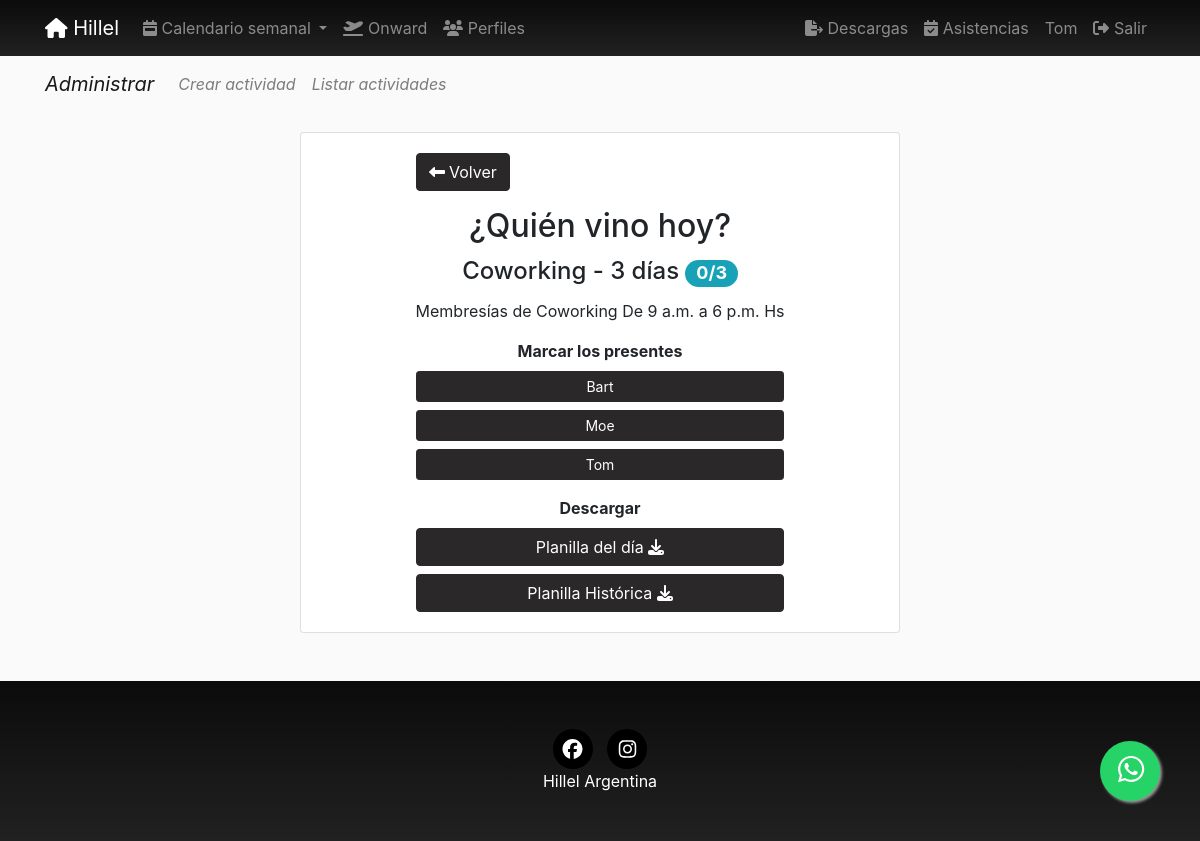
Page /pages/asistencia/14/coworking-3-dias/ (signed in) on the earlier database version.
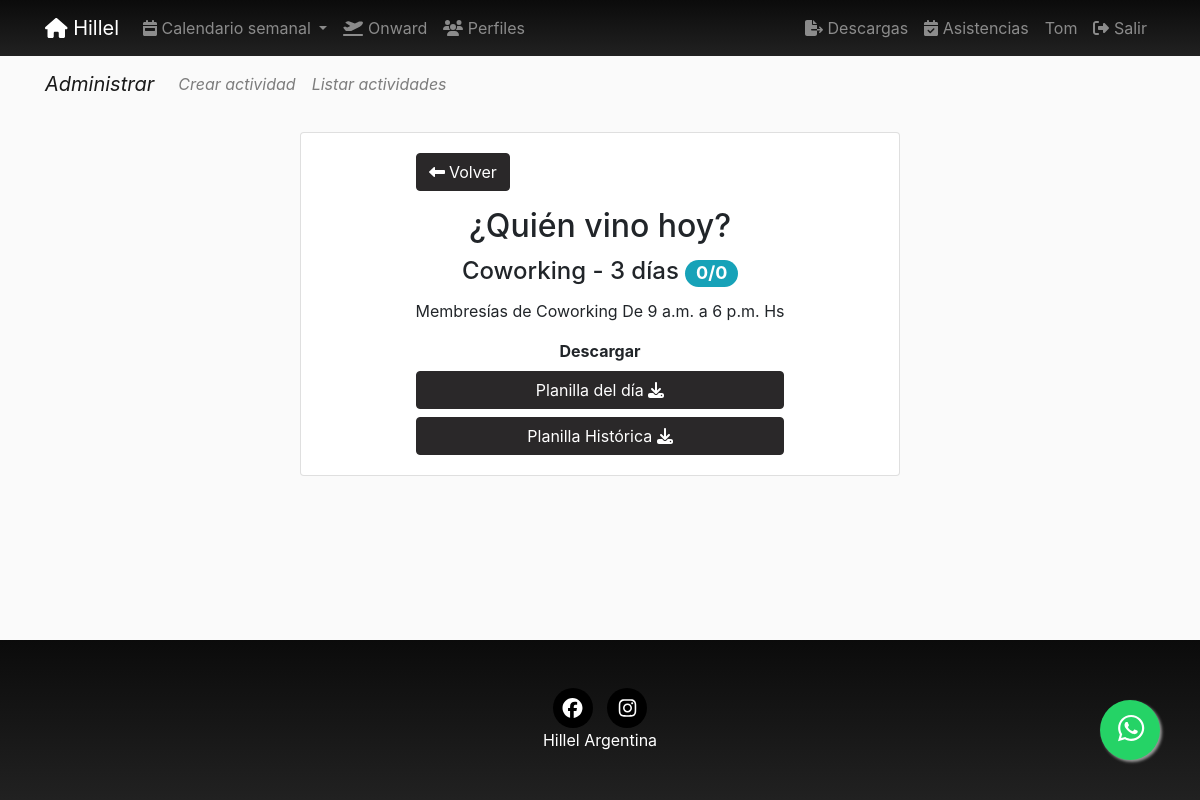
Same page on the later database version.
### pages/models.py (models this page shows, shortened)
class Page(models.Model):
    title = models.CharField(verbose_name="Título", max_length=200)
    horaDesde = models.TimeField(verbose_name="Hora desde", null=True, blank=True, auto_now=False, auto_now_add=False,)
    horaHasta = models.TimeField(verbose_name="Hora hasta", null=True, blank=True, auto_now=False, auto_now_add=False,)
    description = RichTextField(verbose_name="Descripción", null=True, blank=True)
    textoExtraMail = RichTextField(verbose_name="Texto extra del mail", null=True, blank=True)
    flyer = models.ImageField(upload_to=custom_upload_to,
                              null=True, blank=True)
    dia = models.ForeignKey(Day, verbose_name='dia', null=True, on_delete=models.CASCADE)
    cupo = models.SmallIntegerField(verbose_name="Cupo", default=0)
    modalidad = BooleanField(verbose_name="Online", default=0)
    nuevo = BooleanField(verbose_name="Nuevo", default=0)
    activa = BooleanField(verbose_name="Activa", default=1)
    categories = models.ManyToManyField(Category, verbose_name='categorias', related_name='get_pages', blank=True)
    provincia = models.ForeignKey(Provincia, on_delete=models.CASCADE, null=True, blank=True)
    responsable = models.ForeignKey(Responsable, on_delete=models.CASCADE, null=True, blank=True)
    colaborador = models.ForeignKey(Colaborador, on_delete=models.CASCADE, null=True, blank=True)
    secreta = BooleanField(verbose_name="Tiene clave?", default=0)
    clave = models.CharField(verbose_name="Clave", null=True, blank=True, default="", max_length=200)
    objects = PagesManager()
    created = models.DateTimeField(auto_now_add=True, verbose_name="Fecha de creación", blank=True, null=True)
    updated = models.DateTimeField(auto_now=True, verbose_name="Fecha de edición", blank=True, null=True)
    class Meta:
        verbose_name = "actividad"
        verbose_name_plural = "actividades"
        ordering = ['dia__order', 'horaDesde', '-title']
    @property
    def Qanotados(self):
        subscripcion = Subscription.objects.find_page(self)
        if subscripcion is None:
            return 0
        if len(subscripcion) > 0:
            return subscripcion.count()
        return 0
    def historialHoy(self):
        date = datetime.now()
        historial = Historial.objects.find(page=self, date=date)
        if historial is None:
            return None
        return historial
    @property
    def asistentes(self):
        if self.historialHoy() is None:
            return None
        return self.historialHoy().asistentes.all()
    @property
    def Qasistentes(self):
        if self.historialHoy() is None:
            return 0
        return self.historialHoy().Qasistentes

class Subscription(models.Model):
    user = models.OneToOneField(User, on_delete=CASCADE, null=True)
    pages = models.ManyToManyField(Page, related_name='pages')
    created = models.DateTimeField(auto_now_add=True, verbose_name="Fecha de creación", blank=True, null=True)
    updated = models.DateTimeField(auto_now=True, verbose_name="Fecha de edición", blank=True, null=True)
    objects = SubscriptionManager()
    class Meta:
        verbose_name = "Subscripcion"
        verbose_name_plural = "Subscripciones"
        ordering = ['-updated']

class Day(models.Model):
    day = models.CharField(verbose_name="Día", max_length=200)
    order = models.SmallIntegerField(verbose_name="Orden", default=0)
    class Meta:
        verbose_name = "Día"
        verbose_name_plural = "Días"
        ordering = ['order']
    def __str__(self):
        return self.day

### pages/views.py (the view)
# urls.py: path('asistencia/<int:pk>/<slug:slug>/', AsistenciaDetail, name='asistenciaDetail'),
def AsistenciaDetail(request, pk, slug):
    if request.user.is_authenticated:
        page = get_object_or_404(Page, pk=pk)
        subscribers = Subscription.objects.find_page(page)
        return render(request, 'pages/asistencia_detail.html',
                      {'page': page, 'subscribers': subscribers})
    raise Http404("Usuario no está autenticado")

### pages/models.py (called while the page is built)
    def find_page(self, page):
        queryset = self.filter(pages=page)
        if len(queryset) > 0:
            return queryset
        return None

    def find(self, page, date):
        historial = self.filter(page=page,
                                fecha__year=date.year,
                                fecha__month=date.month,
                                fecha__day=date.day
                                )
        if len(historial) == 0:
            return None
        return historial[0]

### profiles/processors.py (called while the page is built)
def ctx_dict(request):
    ctx = {}
    bitajon = False
    if request.user.groups.filter(name="BITAJON").count():
        bitajon = True
    ctx["bitajon"] = bitajon
    return ctx

### social/models.py (called while the page is built)
    def __str__(self):
        return self.numero

### social/processors.py (called while the page is built)
def ctx_dict(request):
    ctx = {}
    links = Link.objects.all()
    for link in links:
        ctx[link.key] = link.url
    whatsapp = Whatsapp.objects.all().first()
    ctx['whatsappHillel'] = whatsapp
    return ctx

### pages/templates/pages/asistencia_detail.html (shortened to what this page needs)
{% extends 'core/base.html' %}
{% load static %}
{% block content %}
  {% include 'pages/includes/pages_menu.html' %}
  <main role="main">
<div class="container">
    <div class="card mx-auto border-1 mb-5 w-20 " style="max-width:600px">
      <div class="card-body mx-auto" >
{%if page.modalidad %}
    <a class="btn btn-dark mb-3" href="{% url 'pages:asistencia' 1 %}">
{% else %}
    <a class="btn btn-dark mb-3" href="{% url 'pages:asistencia' 0 %}">
{% endif %}
        <i class="fas fa-long-arrow-alt-left"></i>
    Volver</a>
        <h2 class="card-title text-center">¿Quién vino hoy?</h2>
        <h4 class="card-title text-center">{{page.title}}
        <a id="info" class="badge badge-pill badge-info" href="#" data-toggle="tooltip" title="Asistentes/Anotados">{{page.Qasistentes}}/{{page.Qanotados}}</a>
        </h4>
        <p class="card-text text-center"> {{page.dia}} De {{page.horaDesde}} a {{page.horaHasta}} Hs</p>
        {% if subscribers.count > 0 %}
          <dl>
            <dt class="text-center mb-2">Marcar los presentes</dt>
            {% for subscription in subscribers %}
              <dd>
              <h5>
                {% if subscription.user in page.asistentes %}
                <button id="btn_{{ subscription.user  }}" class="btn btn-success btn-sm btn-block">{{ subscription.user }}</button>
                {% else %}
                <button id="btn_{{ subscription.user  }}" class="btn btn-dark btn-sm btn-block">{{ subscription.user }}</button>
                {% endif %}
              </h5>
              </dd>
            {% endfor %}
          </dl>
        {% endif %}
        {% if request.user.is_staff %}
          <dt class="text-center mt-3 mb-2">Descargar</dt>
          <a class="btn btn-dark btn-block" href="{% url 'pages:descargarasistencias' page.id %}">Planilla del día
          <i class="fa fa-download "></i></a>
          <a class="btn btn-dark btn-block" href="{% url 'pages:descargarhistoricoasistencias' page.id %}">Planilla Histórica
          <i class="fa fa-download "></i></a>
        {% endif %}
      </div>
    </div>
  </div>
{% endblock %}

Differences in the rows shown:
removed Subscription: user "Bart"
removed Subscription: user "Moe"
removed Subscription: user "Tom"
computed for Page "Coworking - 3 días": Qanotados "3" → "0"
Other differences:
text no longer shown: "Marcar los presentes"
